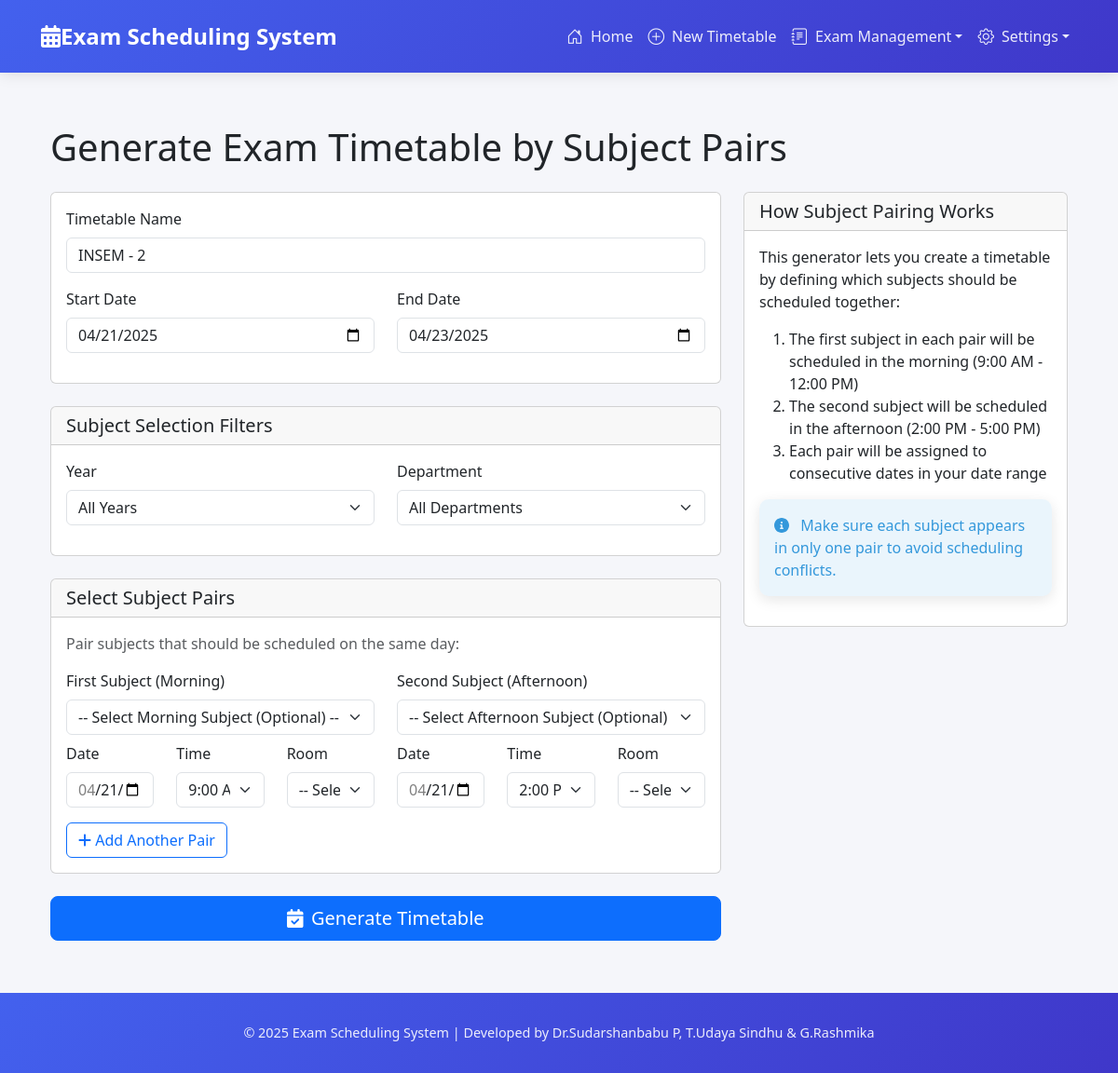
/halls/timetable/15/subject-pairs/, run on the app's committed database.
### exams/models.py (models this page shows, shortened)
class Timetable(models.Model):
    YEAR_CHOICES = [
        ('1', 'First Year'),
        ('2', 'Second Year'),
        ('3', 'Third Year'),
        ('4', 'Fourth Year'),
    ]
    name = models.CharField(max_length=200)
    start_date = models.DateField()
    end_date = models.DateField()
    year = models.CharField(max_length=1, choices=YEAR_CHOICES, default='1')
    departments = models.ManyToManyField(Department, related_name='timetables')
    courses = models.ManyToManyField(Course, related_name='timetables')
    created_at = models.DateTimeField(auto_now_add=True)
    updated_at = models.DateTimeField(auto_now=True)
    class Meta:
        ordering = ['-created_at']

### exams/views.py (the view, shortened to what this page needs)
# urls.py: path('timetable/<int:timetable_id>/subject-pairs/', views.subject_pair_scheduling, name='subject_pair_scheduling'),
def subject_pair_scheduling(request, timetable_id):
    timetable = get_object_or_404(Timetable, id=timetable_id)
    subjects = Course.objects.all().select_related('department')
    classrooms = Classroom.objects.all().order_by('building', 'floor', 'name')
    departments = Department.objects.all()
    exams = Exam.objects.filter(timetable=timetable).order_by('date', 'start_time')
    exams_by_date = {}
    for exam in exams:
        if exam.date not in exams_by_date:
            exams_by_date[exam.date] = []
        exams_by_date[exam.date].append(exam)
    return render(request, 'exams/subject_pair_scheduling.html', {
        'timetable': timetable,
        'subjects': subjects,
        'departments': departments,
        'classrooms': classrooms,
        'exams_by_date': exams_by_date
    })

### templates/exams/subject_pair_scheduling.html (shortened to what this page needs)
{% extends 'base.html' %}
{% block content %}
<div class="container py-4">
    <h1 class="mb-4">Generate Exam Timetable by Subject Pairs</h1>
    <div class="row">
        <div class="col-md-8">
            <form method="post" id="pairSchedulingForm">
                <div class="card mb-4">
                    <div class="card-body">
                        <div class="mb-3">
                            <label for="timetableName" class="form-label">Timetable Name</label>
                            <input type="text" class="form-control" id="timetableName" name="timetable_name" value="{{ timetable.name }}" readonly>
                        </div>
                        <div class="row">
                            <div class="col-md-6">
                                <div class="mb-3">
                                    <label for="startDate" class="form-label">Start Date</label>
                                    <input type="date" class="form-control" id="startDate" name="start_date" value="{{ timetable.start_date|date:'Y-m-d' }}" required>
            </div>
        </div>
                            <div class="col-md-6">
                                <div class="mb-3">
                                    <label for="endDate" class="form-label">End Date</label>
                                    <input type="date" class="form-control" id="endDate" name="end_date" value="{{ timetable.end_date|date:'Y-m-d' }}" required>
                                </div>
    </div>
</div>
            </div>
                </div>
                <div class="card mb-4">
                    <div class="card-header">
                        <h5 class="mb-0">Subject Selection Filters</h5>
                    </div>
                    <div class="card-body">
                        <div class="row mb-3">
                            <div class="col-md-6">
                                <label for="yearFilter" class="form-label">Year</label>
                                <select class="form-select" id="yearFilter" name="year">
                                    <option value="">All Years</option>
                                </select>
                            </div>
                            <div class="col-md-6">
                                <label for="departmentFilter" class="form-label">Department</label>
                                <select class="form-select" id="departmentFilter" name="department">
                                    <option value="">All Departments</option>
                        </select>
                            </div>
                        </div>
                    </div>
                    </div>
                <div class="card mb-4">
                    <div class="card-header">
                        <h5 class="mb-0">Select Subject Pairs</h5>
                    </div>
                    <div class="card-body">
                        <p class="text-muted">Pair subjects that should be scheduled on the same day:</p>
                        <div id="subjectPairs">
                            <div class="subject-pair mb-3">
                                <div class="row">
                                    <div class="col-md-6">
                                        <label class="form-label">First Subject (Morning)</label>
                                        <select class="form-select morning-subject" name="morning_subjects[]">
                                            <option value="">-- Select Morning Subject (Optional) --</option>
                                        </select>
                                        <div class="mt-2">
                                            <div class="row">
                                                <div class="col-md-4">
                                                    <label class="form-label">Date</label>
                                                    <input type="date" class="form-control morning-date" name="morning_dates[]" required>
                                                </div>
                                                <div class="col-md-4">
                                                    <label class="form-label">Time</label>
                                                    <select class="form-select morning-time" name="morning_times[]" required>
                                                        <option value="09:00">9:00 AM - 12:00 PM</option>
                        </select>
                    </div>
                                                <div class="col-md-4">
                                                    <label class="form-label">Room</label>
                                                    <select class="form-select morning-room" name="morning_rooms[]">
                                                        <option value="">-- Select Room (Optional) --</option>
                        </select>
                    </div>
            </div>
        </div>
    </div>
                                    <div class="col-md-6">
                                        <label class="form-label">Second Subject (Afternoon)</label>
                                        <select class="form-select afternoon-subject" name="afternoon_subjects[]">
                                            <option value="">-- Select Afternoon Subject (Optional) --</option>
                                        </select>
                                        <div class="mt-2">
                                            <div class="row">
                                                <div class="col-md-4">
                                                    <label class="form-label">Date</label>
                                                    <input type="date" class="form-control afternoon-date" name="afternoon_dates[]" required>
                                                </div>
                                                <div class="col-md-4">
                                                    <label class="form-label">Time</label>
                                                    <select class="form-select afternoon-time" name="afternoon_times[]" required>
                                                        <option value="14:00">2:00 PM - 5:00 PM</option>
                                                    </select>
            </div>
                                                <div class="col-md-4">
                                                    <label class="form-label">Room</label>
                                                    <select class="form-select afternoon-room" name="afternoon_rooms[]">
                                                        <option value="">-- Select Room (Optional) --</option>
                                                    </select>
                                                </div>
                                            </div>
                                        </div>
                                    </div>
                                </div>
                            </div>
                    </div>
                        <button type="button" class="btn btn-outline-primary" id="addPairBtn">
                            <i class="fas fa-plus"></i> Add Another Pair
                        </button>
                    </div>
            </div>
                <button type="submit" class="btn btn-primary btn-lg w-100">
                    <i class="fas fa-calendar-check me-2"></i>Generate Timetable
                </button>
            </form>
        </div>
        <div class="col-md-4">
            <div class="card">
                <div class="card-header">
                    <h5 class="mb-0">How Subject Pairing Works</h5>
            </div>
            <div class="card-body">
                    <p>This generator lets you create a timetable by defining which subjects should be scheduled together:</p>
                    <ol>
                        <li>The first subject in each pair will be scheduled in the morning (9:00 AM - 12:00 PM)</li>
                        <li>The second subject will be scheduled in the afternoon (2:00 PM - 5:00 PM)</li>
                        <li>Each pair will be assigned to consecutive dates in your date range</li>
                    </ol>
                    <div class="alert alert-info">
                        <i class="fas fa-info-circle me-2"></i>
                        Make sure each subject appears in only one pair to avoid scheduling conflicts.
                    </div>
                </div>
            </div>
        </div>
    </div>
</div>
{% endblock %}

### templates/base.html (style rules this page uses)
:root { --primary-color: #4361ee; --secondary-color: #3f37c9; --accent-color: #4895ef; --light-color: #f8f9fa; --dark-color: #212529; --success-color: #2ecc71; --danger-color: #e74c3c; --warning-color: #f39c12; --info-color: #3498db; }
body { background-color: #f5f6fa; font-family: 'Segoe UI', Tahoma, Geneva, Verdana, sans-serif; min-height: 100vh; display: flex; flex-direction: column; }
.alert { border: none; border-radius: 10px; box-shadow: 0 4px 15px rgba(0,0,0,0.1); backdrop-filter: blur(10px); }
.alert-info { background: rgba(52, 152, 219, 0.1); color: var(--info-color); }

### data on the page
Timetable: timetable_name "INSEM - 2", start_date "04/21/2025", end_date "04/23/2025"
